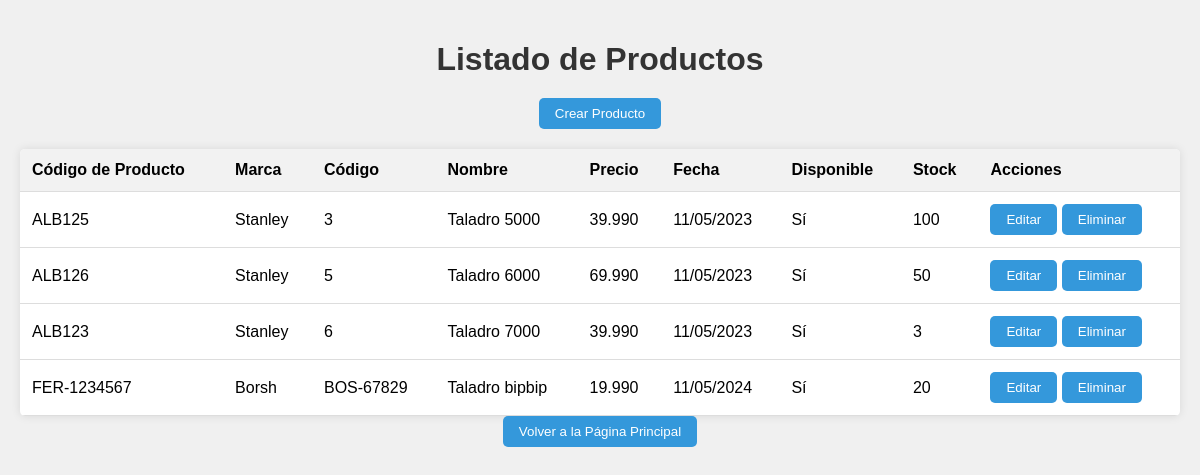
The page /listar_productos/ on the database its author committed.
### api/models.py (models this page shows)
class Producto (models.Model):
    codigoProducto = models.CharField(max_length=100)
    marca = models.CharField(max_length=20)
    codigo = models.CharField(max_length=10)
    nombre = models.CharField(max_length=100)
    precio = models.CharField(max_length=10)
    fecha = models.CharField(max_length=10)
    disponible = models.BooleanField(default=False)
    stock = models.IntegerField(default=0)

### api/views.py (the view)
# urls.py: path('listar_productos/', views.listar_productos, name='listar_productos'),
def listar_productos(request):
    productos = Producto.objects.all()
    return render(request, 'listar_productos.html', {'productos': productos})

### api/templates/listar_productos.html (shortened to what this page needs)
<!DOCTYPE html>
<html lang="en">
<head>
</head>
<body>
    <h1>Listado de Productos</h1>
    <a href="{% url 'crear_producto' %}"><button>Crear Producto</button></a>
    <table>
        <thead>
            <tr>
                <th>Código de Producto</th>
                <th>Marca</th>
                <th>Código</th>
                <th>Nombre</th>
                <th>Precio</th>
                <th>Fecha</th>
                <th>Disponible</th>
                <th>Stock</th>
                <th>Acciones</th>
            </tr>
        </thead>
        <tbody>
            {% for producto in productos %}
            <tr>
                <td>{{ producto.codigoProducto }}</td>
                <td>{{ producto.marca }}</td>
                <td>{{ producto.codigo }}</td>
                <td>{{ producto.nombre }}</td>
                <td>{{ producto.precio }}</td>
                <td>{{ producto.fecha }}</td>
                <td>{% if producto.disponible %}Sí{% else %}No{% endif %}</td>
                <td>{{ producto.stock }}</td>
                <td>
                    <a href="{% url 'editar_producto' producto.pk %}"><button>Editar</button></a>
                    <a href="{% url 'eliminar_producto' producto.pk %}"><button>Eliminar</button></a>
                </td>
            </tr>
            {% endfor %}
        </tbody>
    </table>
    <a href="{% url 'index' %}"><button>Volver a la Página Principal</button></a>
</body>
</html>

### api/templates/listar_productos.html (style rules this page uses)
body { font-family: Arial, sans-serif; background-color: #f0f0f0; padding: 20px; margin: 0; display: flex; flex-direction: column; align-items: center; }
h1 { color: #333; margin-bottom: 20px; }
a { text-decoration: none; }
button { padding: 8px 16px; background-color: #3498db; color: white; border: none; border-radius: 5px; cursor: pointer; transition: background-color 0.3s ease; }
table { width: 100%; border-collapse: collapse; background-color: #fff; box-shadow: 0 0 10px rgba(0,0,0,0.1); border-radius: 5px; overflow: hidden; margin-top: 20px; }
th, td { padding: 12px; text-align: left; border-bottom: 1px solid #ddd; }
th { background-color: #f2f2f2; }

### rows shown on the page
Producto: codigoProducto "ALB125", marca "Stanley", codigo "3", nombre "Taladro 5000", precio "39.990", fecha "11/05/2023", disponible "Sí", stock "100"
Producto: codigoProducto "ALB126", marca "Stanley", codigo "5", nombre "Taladro 6000", precio "69.990", fecha "11/05/2023", disponible "Sí", stock "50"
Producto: codigoProducto "ALB123", marca "Stanley", codigo "6", nombre "Taladro 7000", precio "39.990", fecha "11/05/2023", disponible "Sí", stock "3"
Producto: codigoProducto "FER-1234567", marca "Borsh", codigo "BOS-67829", nombre "Taladro bipbip", precio "19.990", fecha "11/05/2024", disponible "Sí", stock "20"
